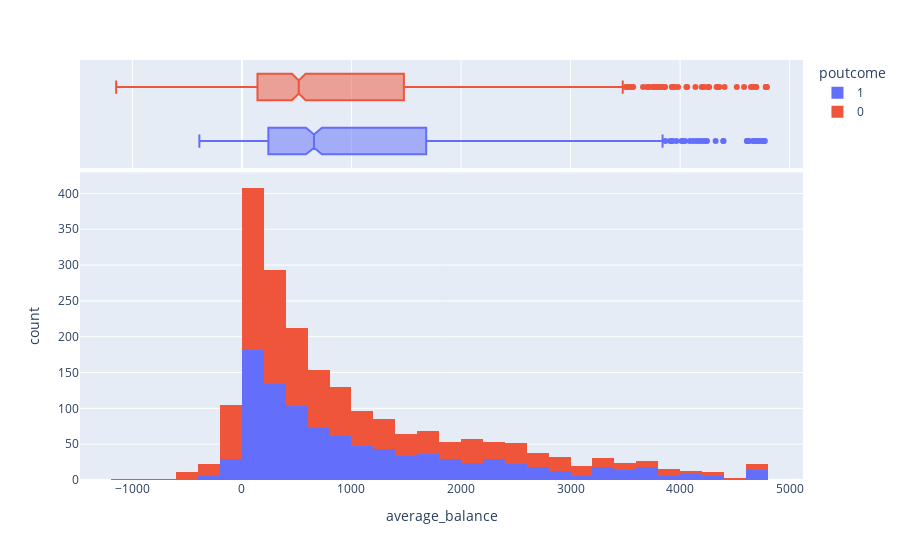

This figure's notebook cell:
### Code cell
fig = px.histogram(df_outliers, x="average_balance", color="poutcome", marginal="box", # can be `box`, `violin`
                         hover_data=df_outliers.columns)
fig.show()

### Figure 1 — Plotly figure (JSON) as saved in the notebook; plotly's stock layout.template omitted (floating-point values rounded to 4 significant figures; data arrays with more than 128 entries replaced by an {"elided": "..."} marker saying what was removed)
{"data": [{"alignmentgroup": "True", "bingroup": "x", "hovertemplate": "poutcome=1<br>average_balance=%{x}<br>count=%{y}<extra></extra>", "legendgroup": "1", "marker": {"color": "#636efa", "pattern": {"shape": ""}}, "name": "1", "offsetgroup": "1", "orientation": "v", "showlegend": true, "type": "histogram", "x": {"elided": "970 float values"}, "xaxis": "x", "yaxis": "y"}, {"alignmentgroup": "True", "customdata": {"elided": "970x10 mixed values"}, "hovertemplate": "poutcome=%{customdata[1]}<br>average_balance=%{x}<br>client_id=%{customdata[0]}<br>has_deposits=%{customdata[2]}<br>loan=%{customdata[3]}<br>has_insurance=%{customdata[4]}<br>has_mortgage=%{customdata[5]}<br>age=%{customdata[6]}<br>marital=%{customdata[7]}<br>education=%{customdata[8]}<br>gender=%{customdata[9]}<extra></extra>", "legendgroup": "1", "marker": {"color": "#636efa"}, "name": "1", "notched": true, "offsetgroup": "1", "showlegend": false, "type": "box", "x": {"elided": "970 float values"}, "xaxis": "x2", "yaxis": "y2"}, {"alignmentgroup": "True", "bingroup": "x", "hovertemplate": "poutcome=0<br>average_balance=%{x}<br>count=%{y}<extra></extra>", "legendgroup": "0", "marker": {"color": "#EF553B", "pattern": {"shape": ""}}, "name": "0", "offsetgroup": "0", "orientation": "v", "showlegend": true, "type": "histogram", "x": {"elided": "1131 float values"}, "xaxis": "x", "yaxis": "y"}, {"alignmentgroup": "True", "customdata": {"elided": "1131x10 mixed values"}, "hovertemplate": "poutcome=%{customdata[1]}<br>average_balance=%{x}<br>client_id=%{customdata[0]}<br>has_deposits=%{customdata[2]}<br>loan=%{customdata[3]}<br>has_insurance=%{customdata[4]}<br>has_mortgage=%{customdata[5]}<br>age=%{customdata[6]}<br>marital=%{customdata[7]}<br>education=%{customdata[8]}<br>gender=%{customdata[9]}<extra></extra>", "legendgroup": "0", "marker": {"color": "#EF553B"}, "name": "0", "notched": true, "offsetgroup": "0", "showlegend": false, "type": "box", "x": {"elided": "1131 float values"}, "xaxis": "x2", "yaxis": "y2"}], "layout": {"barmode": "relative", "legend": {"title": {"text": "poutcome"}, "tracegroupgap": 0}, "margin": {"t": 60}, "xaxis": {"anchor": "y", "domain": [0, 1], "title": {"text": "average_balance"}}, "xaxis2": {"anchor": "y2", "domain": [0, 1], "matches": "x", "showgrid": true, "showticklabels": false}, "yaxis": {"anchor": "x", "domain": [0, 0.7326], "title": {"text": "count"}}, "yaxis2": {"anchor": "x2", "domain": [0.7426, 1], "matches": "y2", "showgrid": false, "showline": false, "showticklabels": false, "ticks": ""}}}
